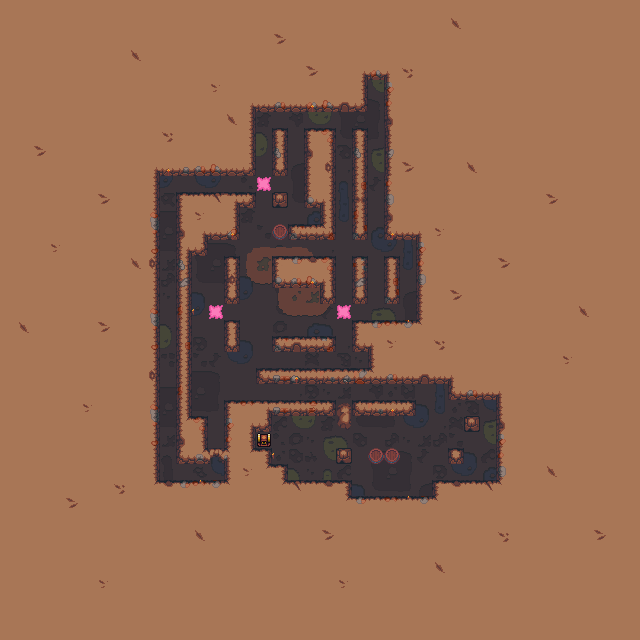

Tiled map render using the project's own tile images. Description and the map definition, with tile-layer contents summarised, below:
An orthogonal 40x40 tile map with 16x16 px tiles, 6 tile layers (Art_Bottom, Art_Bottom_Top, Art_Background, Art_Gameplay, ...), 1 hidden layer not drawn, 3 tilesets and 1 object (spawn).

<map version="1.2" tiledversion="1.2.4" orientation="orthogonal" renderorder="right-down" width="40" height="40" tilewidth="16" tileheight="16" infinite="0" backgroundcolor="#a87656" nextlayerid="16" nextobjectid="3">
 <tileset firstgid="1" source="../../tileset/GameplayTileset.tsx" />
 <tileset firstgid="65" source="../../tileset/SlimeCave.tsx" />
 <tileset firstgid="616" source="../../tileset/GameplayImages.tsx" />
 <layer id="9" name="Art_Bottom" width="40" height="40">
  <data>[1600 cells, 304 non-empty, 47 distinct tile ids]</data>
 </layer>
 <layer id="10" name="Art_Bottom_Top" width="40" height="40">
  <data>[1600 cells, 24 non-empty, 11 distinct tile ids]</data>
 </layer>
 <layer id="11" name="Art_Background" width="40" height="40">
  <data>[1600 cells, 216 non-empty, 69 distinct tile ids]</data>
 </layer>
 <layer id="12" name="Art_Gameplay" width="40" height="40">
  <data>[1600 cells, 4 non-empty, 2 distinct tile ids]</data>
 </layer>
 <layer id="13" name="SlimeCover" width="40" height="40">
  <data>[1600 cells, 0 non-empty, 0 distinct tile ids]</data>
 </layer>
 <layer id="14" name="Art_Foreground" width="40" height="40">
  <data>[1600 cells, 56 non-empty, 12 distinct tile ids]</data>
 </layer>
 <layer id="15" name="Gameplay" width="40" height="40" visible="0" opacity="0.16">
  <data>[1600 cells, 229 non-empty, 5 distinct tile ids]</data>
 </layer>
 <objectgroup id="2" name="Properties">
  <object id="1" name="spawn" x="208" y="432" width="16" height="16" />
 </objectgroup>
</map>
